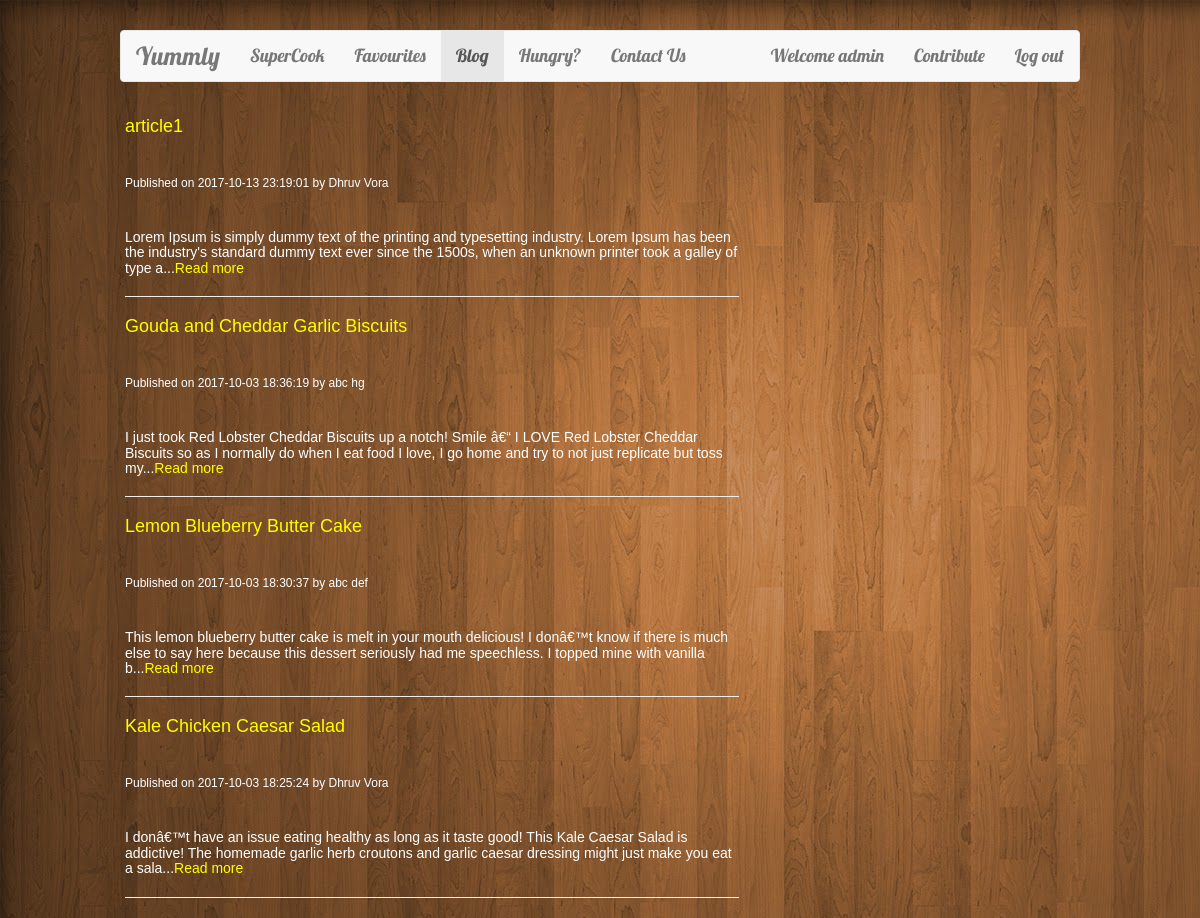
The app's page /blog.php (signed in) with its own data.
### tables this page shows
CREATE TABLE `blogs` (
  `id` int(10) UNSIGNED NOT NULL,
  `title` varchar(255) DEFAULT NULL,
  `body` text NOT NULL,
  `author_first` varchar(50) DEFAULT NULL,
  `author_last` varchar(50) DEFAULT NULL,
  `created` datetime DEFAULT NULL
);

### blog.php (the view, shortened to what this page needs)
<?php
    include_once 'include/db.php';
?>
<!DOCTYPE html>
<html lang="en">
<head>
    <link rel="stylesheet" href="http://maxcdn.bootstrapcdn.com/bootstrap/3.3.4/css/bootstrap.min.css">
</head>
	<body>
    	<nav class="navbar navbar-default title">
        <div class="container-fluid">
            <div class="navbar-header">
                <a href="#" class="navbar-brand brand">Yummly</a>
            </div>
                <div>
                    <ul class="nav navbar-nav">
                    <?php
                      if (isset($_SESSION['u_first']))
                      {
                        echo '<li><a href="ingred.php">SuperCook</a></li>';
                        echo'<li><a href="fav.php">Favourites</a></li>';
                      }
                      else
                      {
                        echo '<li ><a href="index.php">Home</a></li>';
                      }
                    ?>
                    <li class = "active"><a href="blog.php">Blog</a></li>
                        <li><a href="hungry.php">Hungry?</a></li>
                        <li><a href="contactus.php">Contact Us</a></li>
                    </ul>
                    <ul class="nav navbar-nav navbar-right">
                       <?php
                    if (isset($_SESSION['u_first']))
                    {
                      echo '<li><a href="#">Welcome '.$_SESSION['u_first'].'</a></li>';
                      echo '<li><a href="contribute.php">Contribute</a></li>';
                      echo '<li><a href="include/logout.php">Log out</a></li>';
                    }
                    else
                    {
                      echo '<li><a href="#" onclick=check1()>Contribute</a></li>';
                      echo '<li><a href="#" onclick=check2()>SuperCook</a></li>';
                    }
                  ?>
                  </ul>
                </div>
            </div>
        </nav>
        <div class="left">
             <div class="article">
                <?php
                    $sql="SELECT * FROM blogs ORDER BY created DESC";
                    $result = mysqli_query($conn,$sql);
                    while($row = mysqli_fetch_array($result))
                    {
                        echo '<h4><a href="article.php?id='.$row['id'].'" class="read">'.$row['title'].'</a></h4>';
                        echo '<br>';
                        echo '<h6>Published on '.$row['created'].' by '.$row['author_first'].' '.$row['author_last'].'</h6>';
                        echo '<br>';
                        echo '<h5>'.substr($row['body'], 0, 200).'...<a href="article.php?id='.$row['id'].'" class="read">Read more</a></h5>';
                        echo '<hr>';
                    }
                ?>
            </div>
        </div>
	</body>
</html>

### blog.php (style rules this page uses)
.title { font-family: Lobster,Monospace; font-size: 18px; }
.brand { font-size: 25px; }
body { width: 80%; margin: 30px auto; font-family: sans-serif; background-image: url("images/back2.jpg");; }
.left { margin-right: 50%; overflow: hidden; width: 65%; float:left; }
.article { padding: 5px 5px 0px 5px; overflow: hidden; color: white; }
.read { color: yellow; }

### records on screen
blogs: title "article1", created "2017-10-13 23:19:01", author_first "Dhruv", author_last "Vora", body "Lorem Ipsum is simply dummy text of the printing and typesetting industry. Lorem Ipsum has been the industry's standard dummy text ever since the 1500s, when an unknown printer took a galley of type a"
blogs: title "Gouda and Cheddar Garlic Biscuits", created "2017-10-03 18:36:19", author_first "abc", author_last "hg", body "I just took Red Lobster Cheddar Biscuits up a notch! Smile â€“ I LOVE Red Lobster Cheddar Biscuits so as I normally do when I eat food I love, I go home and try to not just replicate but toss my"
blogs: title "Lemon Blueberry Butter Cake", created "2017-10-03 18:30:37", author_first "abc", author_last "def", body "This lemon blueberry butter cake is melt in your mouth delicious! I donâ€™t know if there is much else to say here because this dessert seriously had me speechless. I topped mine with vanilla b"
blogs: title "Kale Chicken Caesar Salad", created "2017-10-03 18:25:24", author_first "Dhruv", author_last "Vora", body "I donâ€™t have an issue eating healthy as long as it taste good! This Kale Caesar Salad is addictive! The homemade garlic herb croutons and garlic caesar dressing might just make you eat a sala"

### other values on screen
$_SESSION['u_first'] "admin"
